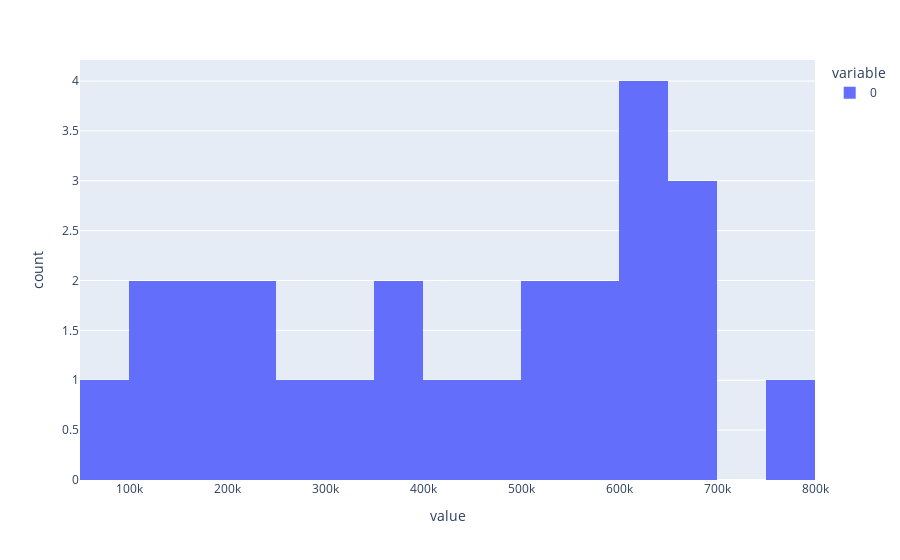

The notebook cell saved with this chart:
### Code cell
px.histogram(prizes,nbins=len(prizes))

### Figure 1 — Plotly figure (JSON) as saved in the notebook; plotly's stock layout.template omitted (floating-point values rounded to 4 significant figures)
{"data": [{"alignmentgroup": "True", "bingroup": "x", "hovertemplate": "variable=0<br>value=%{x}<br>count=%{y}<extra></extra>", "legendgroup": "0", "marker": {"color": "#636efa", "pattern": {"shape": ""}}, "name": "0", "nbinsx": 25, "offsetgroup": "0", "orientation": "v", "showlegend": true, "type": "histogram", "x": [180000, 525000, 307500, 157500, 450000, 352500, 615000, 652500, 600000, 262500, 547500, 667500, 750000, 675000, 127500, 577500, 622500, 637500, 592500, 412500, 90000, 202500, 390000, 112500, 225000], "xaxis": "x", "yaxis": "y"}], "layout": {"barmode": "relative", "legend": {"title": {"text": "variable"}, "tracegroupgap": 0}, "margin": {"t": 60}, "xaxis": {"anchor": "y", "domain": [0, 1], "title": {"text": "value"}}, "yaxis": {"anchor": "x", "domain": [0, 1], "title": {"text": "count"}}}}
